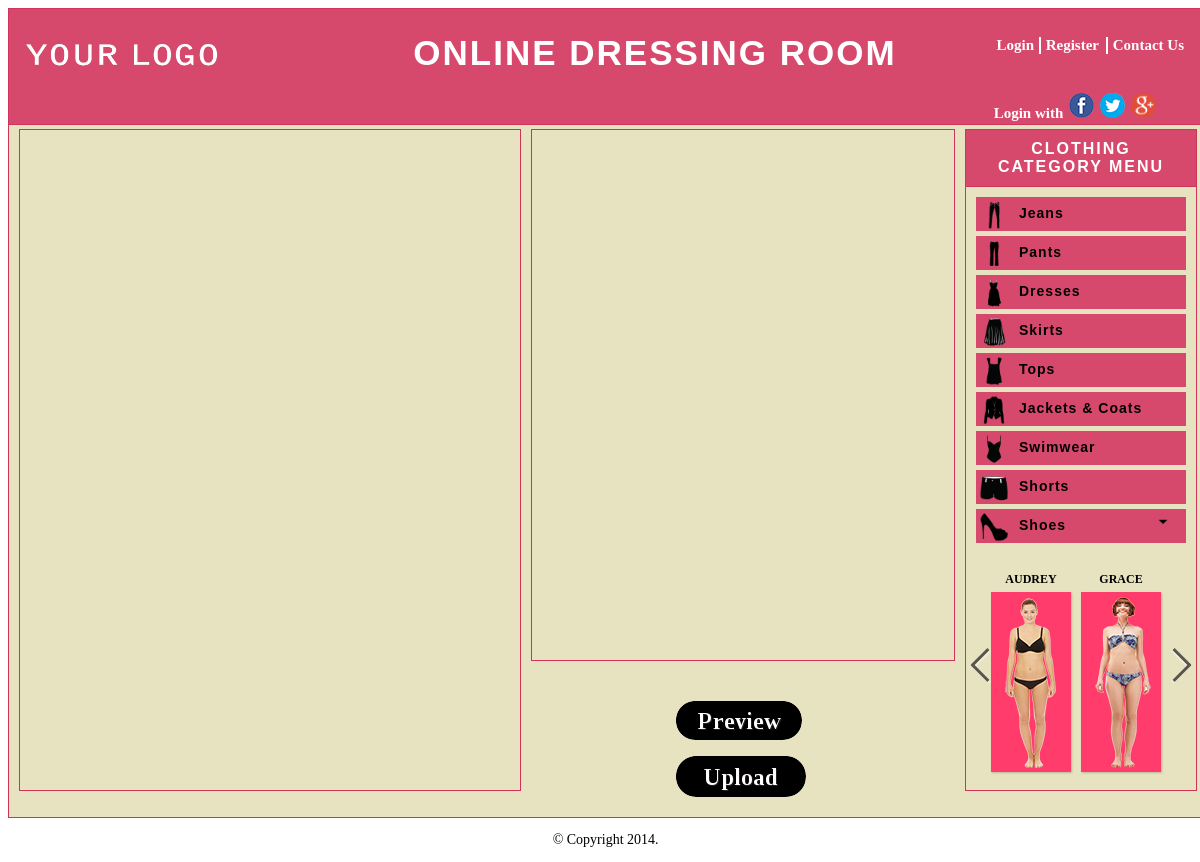
The page / on the database its author committed.
### tables this page shows
CREATE TABLE IF NOT EXISTS `main_category` (
`category_id` int(11) NOT NULL,
  `category_name` varchar(100) NOT NULL,
  `category_logo` varchar(255) NOT NULL,
  `category_details` text NOT NULL,
  `date_reg` timestamp NOT NULL DEFAULT CURRENT_TIMESTAMP
);

CREATE TABLE IF NOT EXISTS `model` (
`model_id` int(11) NOT NULL,
  `model_name` varchar(100) NOT NULL,
  `model_body_type` varchar(100) NOT NULL,
  `model_body_type_name` varchar(100) NOT NULL,
  `model_body_desc` text NOT NULL,
  `model_img_path` varchar(255) NOT NULL,
  `date_reg` timestamp NOT NULL DEFAULT CURRENT_TIMESTAMP ON UPDATE CURRENT_TIMESTAMP
);

### google/src/Google_Client.php (called while the page is built, shortened)
<?php
require_once "config.php";
class Google_Client {
  static $auth;
  protected $scopes = array();
  protected $services = array();
  public function __construct($config = array()) {
    global $apiConfig;
    $apiConfig = array_merge($apiConfig, $config);
    self::$auth = new $apiConfig['authClass']();
  }
  public function addService($service, $version = false) {
    global $apiConfig;
    $this->services[$service] = array();
    if (isset($apiConfig['services'][$service])) {
      $this->services[$service] = array_merge($this->services[$service], $apiConfig['services'][$service]);
    }
  }
  public function prepareService() {
    $service = array();
    $scopes = array();
    if ($this->scopes) {
      $scopes = $this->scopes;
    } else {
      foreach ($this->services as $key => $val) {
        if (isset($val['scope'])) {
          if (is_array($val['scope'])) {
            $scopes = array_merge($val['scope'], $scopes);
          } else {
            $scopes[] = $val['scope'];
          }
        } else {
          $scopes[] = 'https://www.googleapis.com/auth/' . $key;
        }
        unset($val['discoveryURI']);
        unset($val['scope']);
        $service = array_merge($service, $val);
      }
    }
    $service['scope'] = implode(' ', $scopes);
    return $service;
  }
  public function createAuthUrl() {
    $service = $this->prepareService();
    return self::$auth->createAuthUrl($service['scope']);
  }
  public function setClientId($clientId) {
    self::$auth->clientId = $clientId;
  }
  public function setClientSecret($clientSecret) {
    self::$auth->clientSecret = $clientSecret;
  }
  public function setRedirectUri($redirectUri) {
    self::$auth->redirectUri = $redirectUri;
  }
}

### google/config.php (called while the page is built, shortened)
<?php
include_once("src/Google_Client.php");
$gClient = new Google_Client();
?>

### google/src/auth/Google_OAuth2.php (called while the page is built, shortened)
<?php
class Google_OAuth2 extends Google_Auth {
  public $clientId;
  public $redirectUri;
  public $accessType = 'offline';
  public $approvalPrompt = 'force';
  public function createAuthUrl($scope) {
    $params = array(
        'response_type=code',
        'redirect_uri=' . urlencode($this->redirectUri),
        'client_id=' . urlencode($this->clientId),
        'scope=' . urlencode($scope),
        'access_type=' . urlencode($this->accessType),
        'approval_prompt=' . urlencode($this->approvalPrompt)
    );
    $params = implode('&', $params);
    return self::OAUTH2_AUTH_URL . "?$params";
  }
}

### index.php (the view, shortened to what this page needs)
<?php
    include "includes/header.php";
    include_once "google/config.php";
$auth_provider = $_GET['oauth_provider'];
if($auth_provider == 'twitter')
{
}
else{
    if ($gClient->getAccessToken()) {
        $userProfile = $google_oauthV2->userinfo->get();
        $gUser = new Users();
        $gUser->checkGoogleUser('google',$userProfile['id'],$userProfile['given_name'],$userProfile['name'],$userProfile['family_name'],$userProfile['email'],$userProfile['locale'],$userProfile['picture']);
        $_SESSION['google_data'] = $userProfile;
        $_SESSION['access_token'] = $gClient->getAccessToken();
    } else {
        $authUrl = $gClient->createAuthUrl();
    }
}
?>
<body>
<link rel="stylesheet" href="css/ui-lightness/jquery-ui-1.10.4.custom.css">
<div class="container">
    <div class="main_container">
        <div class="header_title"><img src="images/site_logo.png" height="80px" width="197px" style="float:left;padding:5px 0px 5px 15px" >
            <div style="padding: 24px 0px;margin-right: 10%;font-size: 35px;letter-spacing:2px;font-family: 'Antic Slab', Arial, Helvetica, sans-serif !important;">
                ONLINE DRESSING ROOM
            </div>
            <div>
                <?php
                if(isset($_SESSION['username']) || isset($_SESSION['google_data']['given_name']))
                {
                ?>
                    <div id="post_login">
                        <a href="user_management/user_profile.php"style="float: right;margin-top: -80px;margin-right: 170px;color: white;text-decoration: none;font-size: 15px;padding-right: 5px;">
                            Profile
                        </a>
                        <a href="user_management/user_logout.php"style="float: right;margin-top: -80px;margin-right: 110px;color: white;text-decoration: none;font-size: 15px;border-left: 2px solid white;padding-left: 5px;">Logout</a>
                        <a href="contactus_management/contact_us.php"style="float: right;margin-top: -80px;margin-right: 20px;color: white;text-decoration: none;font-size: 15px;padding-right: 5px;border-left: 2px solid white;padding-left: 5px;">Contact Us</a>
                    </div>
                    <?php
                    if(isset($_SESSION['username'])) {
                        $query = mysql_query("select * from user_details where username = '" . $_SESSION['username'] . "' ");
                        $row = mysql_fetch_array($query);
                    }
                    if(isset($_SESSION['google_data']['given_name'])) {
                        $query = mysql_query("select * from user_details where username = '" . $_SESSION['google_data']['given_name'] . "' ");
                        $row = mysql_fetch_array($query);
                    }
                    $login_body = $row['body_type'];
                    $bodyTypeQuery = mysql_query("select * from body_types where body_types_id = '".$login_body."'");
                    $bodyTypeRow = mysql_fetch_array($bodyTypeQuery);
                    $bodyTypeName = $bodyTypeRow['body_types_name'];
                    echo "<div id='user_login_body_type' style='font-size: 17px; margin-right: 80%;'>Type of body:  ". $bodyTypeName."</div>";
                    if(isset($_SESSION['username'])) {
                        echo "<div align='right' style='font-size: 20px; margin-right: 2%;'>Welcome ". $row['username']."</div>";
                    }
                    if(isset($_SESSION['google_data']['given_name'])) {
                        echo "<div align='right' style='font-size: 20px; margin-right: 2%;'>Welcome ". $_SESSION['google_data']['given_name']."</div>";
                    }
                }
                else
                {
                ?>
                    <div id="pre_login">
                        <a href="user_management/user_login.php" style="float: right;margin-top: -60px;margin-right: 170px;color: white;text-decoration: none;font-size: 15px;padding-right: 5px;">Login</a>
                        <a href="user_management/user_registration.php"style="float: right;margin-top: -60px;margin-right: 110px;color: white;text-decoration: none;font-size: 15px;border-left: 2px solid white;padding-left: 5px;">Register</a>
                        <a href="contactus_management/contact_us.php"style="float: right;margin-top: -60px;margin-right: 20px;color: white;text-decoration: none;font-size: 15px;padding-right: 5px;border-left: 2px solid white;padding-left: 5px;">Contact Us</a>
                        <?php
                        if (!isset($_SESSION["username"]) || !isset($_SESSION['google_data']['given_name']))
                        {
                        ?>
                            <span style="margin-left: 60%;font-size: 15px;">Login with</span>
                            <a href="javascript:FBLogin();"><img src="images/fbicon.png" style="margin-top: -4%;" ></a>
                            <a href="twitter/login_twitter.php"><img src="images/twitericon.png" style="margin-top: -4%;" ></a>
                            <?php
                            if(isset($authUrl))
                            {
                            ?>
                                <a href=<?php echo $authUrl?>><img src="images/google__round_logo.png" height="25px" style="margin-top: -4%;" ></a>
                            <?php
                            }
                            ?>
                        <?php
                        }
                        ?>
                    </div>
                <?php
                }
                ?>
            </div>
        </div>
        <div class="space"></div>
        <div class="model_area">
        </div>
        <div class="center_area">
            <div class="items_area" ></div>
            <div id="pre_upload" style="margin-left: 155px;">
                <a href="#" class="topopup"><img title="preview" src="images/preview.png"/></a>
                <br>
                <br>
                <a href="#" class="topopup"><img title="upload" src="images/upload.png"/></a>
            </div>
        </div>
        <div class="categories_area">
            <div class="categories_area_heading" style="letter-spacing:2px;font-family: 'Antic Slab', Arial, Helvetica, sans-serif !important;">
                CLOTHING CATEGORY MENU
            </div>
            <div class="cat_menu" style="letter-spacing:1px;font-family: 'Antic Slab', Arial, Helvetica, sans-serif !important;">
                <ul class='category_menus'>
                <?php
                    $categoryResult = mysql_query("select category_id, category_name, category_logo, category_details from main_category");
                    while($categoryRow = mysql_fetch_array($categoryResult))
                    {
                        $logo = $categoryRow['category_logo'];
                        $catName = $categoryRow['category_name'];
                        $catId = $categoryRow['category_id'];
                        echo "<li style='padding:3px'>
                                <div style='float:left;margin-bottom: -2px'><img src='images/category_logos/thumbs/".$logo."' height='30px' width='30px'></div>
                                <div class='cat_name' style='float:left;margin-left:10px;padding-top:0px;font-size:14px;padding-top:5px;cursor:pointer' >".$catName."</div>
                                <div id='".$catId."' class='plus' style='float:right;margin-right:15px;padding-top:5px;cursor:pointer'> <img src='images/downarrow.png' height='10px' width='10px' >
                                </div><div style='clear:both'></div>";
                    echo "</li>";
                    }
                echo "</ul>";
                ?>
            </div>
            <div class="small_model_area">
                <div id='ca-container' class='ca-container'>
                    <div class="ca-nav"><span class="ca-nav-prev">Previous</span><span class="ca-nav-next">Next</span></div>
                    <div class='ca-wrapper' style="overflow: hidden;">
                        <?php
                            if(isset($_SESSION['username'])) {
                                $userResult = mysql_query("select * from user_details where username = '" . $_SESSION['username'] . "' ");
                                while ($userRow = mysql_fetch_array($userResult)) {
                                    $bodyType = $userRow['body_type'];
                                    $userImage = $userRow['user_image'];
                                    $firstName = $userRow['first_name'];
                                    $bodyTypeQuery = mysql_query("select * from body_types where body_types_id = '".$bodyType."'");
                                    $bodyTypeRow = mysql_fetch_array($bodyTypeQuery);
                                    $bodyTypeName = $bodyTypeRow['body_types_name'];
                                    echo "<div class='ca-item ca-item-1'>";
                                    echo "<div style='font-weight: bold;text-transform: uppercase;font-size: 12px;'>";
                                    echo $firstName;
                                    echo "</div>";
                                    echo "<div class='ca-item-main'>";
                                    echo "<div class='thumb_model_name1' id='thumb_".$bodyType."' style='cursor:pointer' >
                                            <img id='".$userImage."' title='".$bodyTypeName."' src='images/models/small/".$userImage."'/>
                                        </div>";
                                    echo "</div>";
                                    echo "</div>";
                                }
                                $modelResult = mysql_query("select * from model");
                                while($modelRow = mysql_fetch_array($modelResult))
                                {
                                    $modelName = $modelRow['model_name'];
                                    $modelID = $modelRow['model_id'];
                                    $modelImgPath = $modelRow['model_img_path'];
                                    $modelBodyTypeName = $modelRow['model_body_type_name'];
                                    echo "<div class='ca-item ca-item-1'>";
                                    echo "<div style='font-weight: bold;text-transform: uppercase;font-size: 12px;'>";
                                    echo $modelName;
                                    echo "</div>";
                                    echo "<div class='ca-item-main'>";
                                    echo "<div class='thumb_model_name' id='thumb_".$modelID."' style='cursor:pointer' >
                                            <img id='".$modelImgPath."' title='".$modelBodyTypeName."' src='images/models/small/".$modelImgPath."'/>
                                        </div>";
                                    echo "</div>";
                                    echo "</div>";
                                }
                            }
                            else
                            {
                                $modelResult = mysql_query("select * from model");
                                while($modelRow = mysql_fetch_array($modelResult))
                                {
                                    $modelName = $modelRow['model_name'];
                                    $modelID = $modelRow['model_id'];
                                    $modelImgPath = $modelRow['model_img_path'];
                                    $modelBodyTypeName = $modelRow['model_body_type_name'];
                                    echo "<div class='ca-item ca-item-1'>";
                                    echo "<div style='font-weight: bold;text-transform: uppercase;font-size: 12px;'>";
                                    echo $modelName;
                                    echo "</div>";
                                    echo "<div class='ca-item-main'>";
                                    echo "<div class='thumb_model_name' id='thumb_".$modelID."' style='cursor:pointer' >
                                        <img id='".$modelImgPath."' title='".$modelBodyTypeName."' src='images/models/small/".$modelImgPath."'/>
                                    </div>";
                                    echo "</div>";
                                    echo "</div>";
                                }
                            }
                        ?>
                    </div>
                </div>
            </div>
        </div>
    </div>
</div>
<?php
    include "includes/footer.php";
?>

### rows shown on the page
main_category: category_logo (picture), category_name "Jeans"
main_category: category_logo (picture), category_name "Pants"
main_category: category_logo (picture), category_name "Dresses"
main_category: category_logo (picture), category_name "Skirts"
main_category: category_logo (picture), category_name "Tops"
main_category: category_logo (picture), category_name "Jackets & Coats"
main_category: category_logo (picture), category_name "Swimwear"
main_category: category_logo (picture), category_name "Shorts"
main_category: category_logo (picture), category_name "Shoes"
model: model_name "AUDREY", model_img_path (picture)
model: model_name "GRACE", model_img_path (picture)
